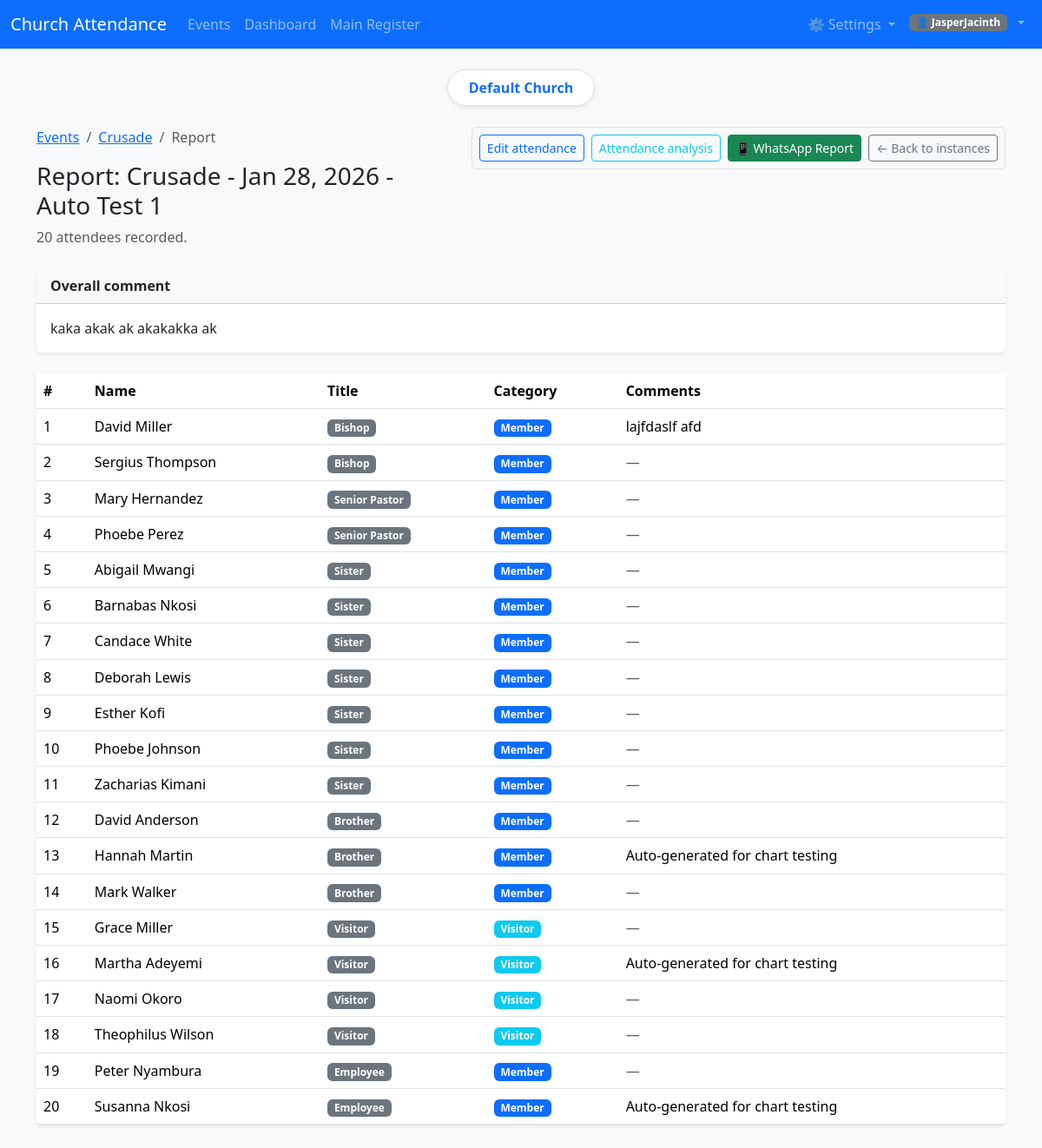
The app's page /events/crusade/61/report/ (signed in) with its own data.
### accounts/models.py (models this page shows, shortened)
class User(AbstractUser):
    organization = models.ForeignKey(
        Organization,
        on_delete=models.CASCADE,
        null=True,
        blank=True,
        related_name="users",
    )
    organizations = models.ManyToManyField(
        Organization,
        blank=True,
        related_name="members",
        help_text="Additional organizations this user can switch to.",
    )
    def get_accessible_organizations(self):
        orgs = list(self.organizations.all())
        if self.organization and self.organization not in orgs:
            orgs.insert(0, self.organization)
        return orgs

class Organization(models.Model):
    name = models.CharField(max_length=200)
    created_at = models.DateTimeField(auto_now_add=True)
    class Meta:
        ordering = ["name"]

### attendance/models.py (models this page shows, shortened)
class Service(models.Model):
    EVANGELISM = "evangelism"
    CRUSADE = "crusade"
    PRAYERS = "prayers"
    HOME_FELLOWSHIP = "home_fellowship"
    WORSHIP_PRACTICE = "worship_practice"
    WORSHIP_EXTRAVAGANZA = "worship_extravaganza"
    SATURDAY_PREPARATIONS = "saturday_preparations"
    SUNDAY_SERVICE = "sunday_service"
    OTHERS = "others"
    SERVICE_TYPE_CHOICES = [
        (EVANGELISM, "Evangelism"),
        (CRUSADE, "Crusade"),
        (PRAYERS, "Prayers"),
        (HOME_FELLOWSHIP, "Home Fellowship"),
        (WORSHIP_PRACTICE, "Worship Practice"),
        (WORSHIP_EXTRAVAGANZA, "Worship Extravaganza"),
        (SATURDAY_PREPARATIONS, "Saturday Preparations"),
        (SUNDAY_SERVICE, "Sunday Service"),
        (OTHERS, "Others"),
    ]
    date = models.DateField()
    start_time = models.TimeField(null=True, blank=True)
    service_type = models.CharField(
        max_length=30,
        choices=SERVICE_TYPE_CHOICES,
        default=SUNDAY_SERVICE,
    )
    title = models.CharField(max_length=200, blank=True)
    location = models.CharField(max_length=200, blank=True)
    notes = models.TextField(blank=True)
    organization = models.ForeignKey(
        "accounts.Organization",
        on_delete=models.CASCADE,
        null=True,
        blank=True,
        related_name="services",
    )
    created_by = models.ForeignKey(
        User,
        null=True,
        blank=True,
        on_delete=models.SET_NULL,
        related_name="services_created",
    )
    created_at = models.DateTimeField(auto_now_add=True)
    updated_at = models.DateTimeField(auto_now=True)
    class Meta:
        ordering = ["-date", "-start_time"]
        unique_together = ("date", "service_type", "title")

class Attendance(models.Model):
    MEMBER = "member"
    VISITOR = "visitor"
    HEALED = "healed_of_the_LORD"
    CATEGORY_CHOICES = [
        (MEMBER, "Member"),
        (VISITOR, "Visitor"),
        (HEALED, "Healed of the LORD"),
    ]
    service = models.ForeignKey(Service, on_delete=models.CASCADE, related_name="attendances")
    person = models.ForeignKey(Person, on_delete=models.CASCADE, related_name="attendances")
    category = models.CharField(max_length=32, choices=CATEGORY_CHOICES)
    present = models.BooleanField(default=True)
    is_first_time_visitor = models.BooleanField(default=False)
    is_healed_this_service = models.BooleanField(default=False)
    notes = models.TextField(blank=True)
    created_at = models.DateTimeField(auto_now_add=True)
    updated_at = models.DateTimeField(auto_now=True)
    class Meta:
        unique_together = ("service", "person")
        ordering = ["service", "person"]

class Person(models.Model):
    PROPHET = "prophet"
    GENERAL_OVERSEER = "general_overseer"
    SENIOR_ARCHBISHOP_EMERITUS = "senior_archbishop_emeritus"
    SENIOR_ARCHBISHOP = "senior_archbishop"
    SENIOR_DEPUTY_ARCHBISHOP = "senior_deputy_archbishop"
    DEPUTY_ARCHBISHOP = "deputy_archbishop"
    BISHOP = "bishop"
    OVERSEER = "overseer"
    SENIOR_PASTOR = "senior_pastor"
    PASTOR = "pastor"
    SISTER = "sister"
    BROTHER = "brother"
    VISITOR = "visitor"
    EMPLOYEE = "employee"
    TITLE_CHOICES = [
        (PROPHET, "Prophet"),
        (GENERAL_OVERSEER, "General Overseer"),
        (SENIOR_ARCHBISHOP_EMERITUS, "Senior Archbishop Emeritus"),
        (SENIOR_ARCHBISHOP, "Senior Archbishop"),
        (SENIOR_DEPUTY_ARCHBISHOP, "Senior Deputy Archbishop"),
        (DEPUTY_ARCHBISHOP, "Deputy Archbishop"),
        (BISHOP, "Bishop"),
        (OVERSEER, "Overseer"),
        (SENIOR_PASTOR, "Senior Pastor"),
        (PASTOR, "Pastor"),
        (SISTER, "Sister"),
        (BROTHER, "Brother"),
        (VISITOR, "Visitor"),
        (EMPLOYEE, "Employee"),
    ]
    MALE = "male"
    FEMALE = "female"
    GENDER_CHOICES = [
        (MALE, "Male"),
        (FEMALE, "Female"),
    ]
    MEMBER = "member"
    VISITOR_TYPE = "visitor"
    MEMBER_VISITOR_CHOICES = [
        (MEMBER, "Member"),
        (VISITOR_TYPE, "Visitor"),
    ]
    AGE_0_12 = "0-12"
    AGE_13_17 = "13-17"
    AGE_18_25 = "18-25"
    AGE_26_35 = "26-35"
    AGE_36_50 = "36-50"
    AGE_51_65 = "51-65"
    AGE_OVER_65 = "65+"
    AGE_CHOICES = [
        (AGE_0_12, "Children (0-12)"),
        (AGE_13_17, "Teens (13-17)"),
        (AGE_18_25, "Young Adults (18-25)"),
        (AGE_26_35, "Adults (26-35)"),
        (AGE_36_50, "Adults (36-50)"),
        (AGE_51_65, "Adults (51-65)"),
        (AGE_OVER_65, "Seniors (65+)"),
    ]
    MENS_FELLOWSHIP = "mens_fellowship"
    WOMENS_FELLOWSHIP = "womens_fellowship"
    YOUTH_FELLOWSHIP = "youth_fellowship"
    CHILDREN = "children"
    CHOIR = "choir"
    USHERING = "ushering"
    PRAYER = "prayer"
    NONE = "none"
    OTHER_FELLOWSHIP = "other"
    FELLOWSHIP_CHOICES = [
        (MENS_FELLOWSHIP, "Men's Fellowship"),
        (WOMENS_FELLOWSHIP, "Women's Fellowship"),
        (YOUTH_FELLOWSHIP, "Youth Fellowship"),
        (CHILDREN, "Children"),
        (CHOIR, "Choir"),
        (USHERING, "Ushering"),
        (PRAYER, "Prayer"),
        (NONE, "None"),
        (OTHER_FELLOWSHIP, "Other"),
    ]
    MUSIC = "music"
    USHERING = "ushering"
    PRAYER = "prayer"
    MEDIA = "media"
    CHILDREN_MINISTRY = "children_ministry"
    YOUTH_MINISTRY = "youth_ministry"
    OUTREACH = "outreach"
    ADMINISTRATION = "administration"
    MAINTENANCE = "maintenance"
    SECURITY = "security"
    HOSPITALITY = "hospitality"
    TEACHING = "teaching"
    NONE_DEPT = "none"
    OTHER_DEPT = "other"
    DEPARTMENT_CHOICES = [
        (MUSIC, "Music"),
        (USHERING, "Ushering"),
        (PRAYER, "Prayer"),
        (MEDIA, "Media"),
        (CHILDREN_MINISTRY, "Children Ministry"),
        (YOUTH_MINISTRY, "Youth Ministry"),
        (OUTREACH, "Outreach"),
        (ADMINISTRATION, "Administration"),
        (MAINTENANCE, "Maintenance"),
        (SECURITY, "Security"),
        (HOSPITALITY, "Hospitality"),
        (TEACHING, "Teaching"),
        (NONE_DEPT, "None"),
        (OTHER_DEPT, "Other"),
    ]
    full_name = models.CharField(max_length=200)
    gender = models.CharField(
        max_length=10,
        choices=GENDER_CHOICES,
        default=MALE,
    )
    date_of_birth = models.DateField(null=True, blank=True)
    phone = models.CharField(max_length=32, blank=True)
    email = models.EmailField(blank=True)
    title = models.CharField(
        max_length=35,
        choices=TITLE_CHOICES,
        default=BROTHER,
    )
    first_visit_date = models.DateField(null=True, blank=True)
    occupation = models.CharField(max_length=100, blank=True)
    fellowship = models.ForeignKey(
        Fellowship,
        on_delete=models.SET_NULL,
        null=True,
        blank=True,
        related_name='people'
    )
    department = models.CharField(
        max_length=30,
        choices=DEPARTMENT_CHOICES,
        default=NONE_DEPT,
        blank=True
    )
    residence = models.CharField(max_length=200, blank=True)
    notes = models.TextField(blank=True)
    organization = models.ForeignKey(
        "accounts.Organization",
        on_delete=models.CASCADE,
        null=True,
        blank=True,
        related_name="people",
    )
    created_at = models.DateTimeField(auto_now_add=True)
    updated_at = models.DateTimeField(auto_now=True)
    class Meta:
        ordering = ["full_name"]

### reports/views.py (the view)
# urls.py: path("events/<str:service_type>/<int:service_id>/report/", event_instance_report_view, name="event_instance_report"),
@login_required
def event_instance_report_view(request, service_type, service_id):
    valid_types = [st[0] for st in SERVICE_TYPES]
    if service_type not in valid_types:
        messages.error(request, "Invalid event type.")
        return redirect("events")
    org = _get_org(request)
    try:
        qs = Service.objects.filter(pk=service_id, service_type=service_type)
        if org:
            qs = qs.filter(organization=org)
        service = qs.get()
    except Service.DoesNotExist:
        messages.error(request, "Event instance not found.")
        return redirect("event_instances", service_type=service_type)
    attendances = (
        Attendance.objects.filter(service=service)
        .select_related("person")
        .order_by("person__full_name")
    )
    title_order = Case(
        When(person__title=Person.PROPHET, then=Value(1)),
        When(person__title=Person.GENERAL_OVERSEER, then=Value(2)),
        When(person__title=Person.SENIOR_ARCHBISHOP_EMERITUS, then=Value(3)),
        When(person__title=Person.SENIOR_ARCHBISHOP, then=Value(4)),
        When(person__title=Person.SENIOR_DEPUTY_ARCHBISHOP, then=Value(5)),
        When(person__title=Person.DEPUTY_ARCHBISHOP, then=Value(6)),
        When(person__title=Person.BISHOP, then=Value(7)),
        When(person__title=Person.OVERSEER, then=Value(8)),
        When(person__title=Person.SENIOR_PASTOR, then=Value(9)),
        When(person__title=Person.PASTOR, then=Value(10)),
        When(person__title=Person.SISTER, then=Value(11)),
        When(person__title=Person.BROTHER, then=Value(12)),
        When(person__title=Person.VISITOR, then=Value(13)),
        When(person__title=Person.EMPLOYEE, then=Value(14)),
        default=Value(99),
    )
    attendances = attendances.annotate(title_sort=title_order).order_by("title_sort", "person__full_name")
    context = {
        "service": service,
        "service_type": service_type,
        "service_type_label": dict(SERVICE_TYPES).get(service_type, service_type),
        "instance_display_name": _get_instance_display_name(service),
        "attendances": attendances,
    }
    return render(request, "reports/event_instance_report.html", context)

### reports/templates/reports/event_instance_report.html (shortened to what this page needs)
{% extends "base.html" %}
{% block content %}
<div class="row mb-4">
    <div class="col">
        <nav aria-label="breadcrumb">
            <ol class="breadcrumb">
                <li class="breadcrumb-item"><a href="{% url 'events' %}">Events</a></li>
                <li class="breadcrumb-item"><a href="{% url 'event_instances' service_type=service_type %}">{{ service_type_label }}</a></li>
                <li class="breadcrumb-item active">Report</li>
            </ol>
        </nav>
        <h1 class="h3">Report: {{ instance_display_name }}</h1>
        <p class="text-muted mb-0">{{ attendances|length }} attendee{{ attendances|length|pluralize }} recorded.</p>
    </div>
    <div class="col-auto">
        <div class="border rounded p-2 d-inline-flex gap-2">
            <a href="{% url 'record_attendance' service_type=service_type service_id=service.id %}" class="btn btn-outline-primary btn-sm">Edit attendance</a>
            <a href="{% url 'event_instance_analysis' service_type=service_type service_id=service.id %}" class="btn btn-outline-info btn-sm">Attendance analysis</a>
            <button id="generate-whatsapp-report" class="btn btn-success btn-sm" data-service-id="{{ service.id }}" data-service-type="{{ service_type }}">📱 WhatsApp Report</button>
            <a href="{% url 'event_instances' service_type=service_type %}" class="btn btn-outline-secondary btn-sm">← Back to instances</a>
        </div>
    </div>
</div>
{% if service.notes %}
<div class="card border-0 shadow-sm mb-4">
    <div class="card-header bg-light py-2">
        <strong>Overall comment</strong>
    </div>
    <div class="card-body">
        <p class="mb-0">{{ service.notes }}</p>
    </div>
</div>
{% endif %}
<div class="card border-0 shadow-sm">
    <div class="card-body p-0">
        {% if attendances %}
        <div class="table-responsive">
            <table class="table table-hover mb-0">
                <thead>
                    <tr>
                        <th>#</th>
                        <th>Name</th>
                        <th>Title</th>
                        <th>Category</th>
                        <th>Comments</th>
                    </tr>
                </thead>
                <tbody>
                    {% for att in attendances %}
                    <tr>
                        <td>{{ forloop.counter }}</td>
                        <td>{{ att.person.full_name }}</td>
                        <td><span class="badge bg-secondary">{{ att.person.get_title_display }}</span></td>
                        <td><span class="badge bg-{% if att.category == 'visitor' %}info{% elif att.category == 'healed_of_the_LORD' %}success{% else %}primary{% endif %}">{{ att.get_category_display }}</span></td>
                        <td>{% if att.notes %}{{ att.notes }}{% else %}<span class="text-muted">—</span>{% endif %}</td>
                    </tr>
                    {% endfor %}
                </tbody>
            </table>
        </div>
        {% else %}
        <p class="text-muted p-4 mb-0">No attendance recorded for this event yet. <a href="{% url 'record_attendance' service_type=service_type service_id=service.id %}">Record attendance</a>.</p>
        {% endif %}
    </div>
</div>
{% endblock %}

### templates/base.html (shortened to what this page needs)
<!DOCTYPE html>
<html lang="en">
<head>
    <link
        href="https://cdn.jsdelivr.net/npm/bootstrap@5.3.3/dist/css/bootstrap.min.css"
        rel="stylesheet"
    >
</head>
<body class="bg-light">
<nav class="navbar navbar-expand-lg navbar-dark bg-primary mb-4">
    <div class="container-fluid">
        <a class="navbar-brand" href="{% url 'events' %}">Church Attendance</a>
        <div class="collapse navbar-collapse" id="navbarNav">
            <ul class="navbar-nav me-auto">
                <li class="nav-item">
                    <a class="nav-link" href="{% url 'events' %}">Events</a>
                </li>
                <li class="nav-item">
                    <a class="nav-link" href="{% url 'dashboard' %}">Dashboard</a>
                </li>
                <li class="nav-item">
                    <a class="nav-link" href="{% url 'register' %}">Main Register</a>
                </li>
            </ul>
            <ul class="navbar-nav ms-auto">
                {% if request.user.is_authenticated %}
                    <li class="nav-item dropdown">
                        <a class="nav-link dropdown-toggle" href="#" id="settingsDropdown" role="button" data-bs-toggle="dropdown" aria-expanded="false">
                            ⚙️ Settings
                        </a>
                    </li>
                    <li class="nav-item dropdown">
                        <a class="nav-link dropdown-toggle d-flex align-items-center gap-2" href="#" id="accountDropdown" role="button" data-bs-toggle="dropdown" aria-expanded="false">
                            <span class="badge bg-secondary">👤 {{ request.user.username }}</span>
                        </a>
                    </li>
                {% else %}
                    <li class="nav-item">
                        <a class="nav-link" href="{% url 'accounts:login' %}">Sign in</a>
                    </li>
                {% endif %}
            </ul>
        </div>
    </div>
</nav>
<main class="container mb-5">
    {% if request.user.is_authenticated %}
    <div class="text-center mb-4">
        <div class="d-inline-block px-4 py-2 bg-white shadow-sm rounded-pill border">
            <span class="text-primary fw-semibold">
                {% if current_organization and current_organization.name %}
                    {{ current_organization.name }}
                {% else %}
                    {{ request.user.username }}
                {% endif %}
            </span>
        </div>
    </div>
    {% endif %}
    {% block content %}{% endblock %}
</main>
</body>
</html>

### records on screen
User: user.username "JasperJacinth"
Organization: name "Default Church"
Service: service_type "Crusade", notes "kaka akak ak akakakka ak"
Attendance: person.full_name "David Miller", person "Bishop", category "Member", notes "lajfdaslf afd"
Attendance: person.full_name "Sergius Thompson", person "Bishop", category "Member"
Attendance: person.full_name "Mary Hernandez", person "Senior Pastor", category "Member"
Attendance: person.full_name "Phoebe Perez", person "Senior Pastor", category "Member"
Attendance: person.full_name "Abigail Mwangi", person "Sister", category "Member"
Attendance: person.full_name "Barnabas Nkosi", person "Sister", category "Member"
Attendance: person.full_name "Candace White", person "Sister", category "Member"
Attendance: person.full_name "Deborah Lewis", person "Sister", category "Member"
Attendance: person.full_name "Esther Kofi", person "Sister", category "Member"
Attendance: person.full_name "Phoebe Johnson", person "Sister", category "Member"
Attendance: person.full_name "Zacharias Kimani", person "Sister", category "Member"
Attendance: person.full_name "David Anderson", person "Brother", category "Member"
Attendance: person.full_name "Hannah Martin", person "Brother", category "Member", notes "Auto-generated for chart testing"
Attendance: person.full_name "Mark Walker", person "Brother", category "Member"
Attendance: person.full_name "Grace Miller", person "Visitor", category "Visitor"
Attendance: person.full_name "Martha Adeyemi", person "Visitor", category "Visitor", notes "Auto-generated for chart testing"
Attendance: person.full_name "Naomi Okoro", person "Visitor", category "Visitor"
Attendance: person.full_name "Theophilus Wilson", person "Visitor", category "Visitor"
Attendance: person.full_name "Peter Nyambura", person "Employee", category "Member"
Attendance: person.full_name "Susanna Nkosi", person "Employee", category "Member", notes "Auto-generated for chart testing"

### other values on screen
{{ instance_display_name }} "Crusade - Jan 28, 2026 - Auto Test 1"
{{ attendances|length }} "20"
